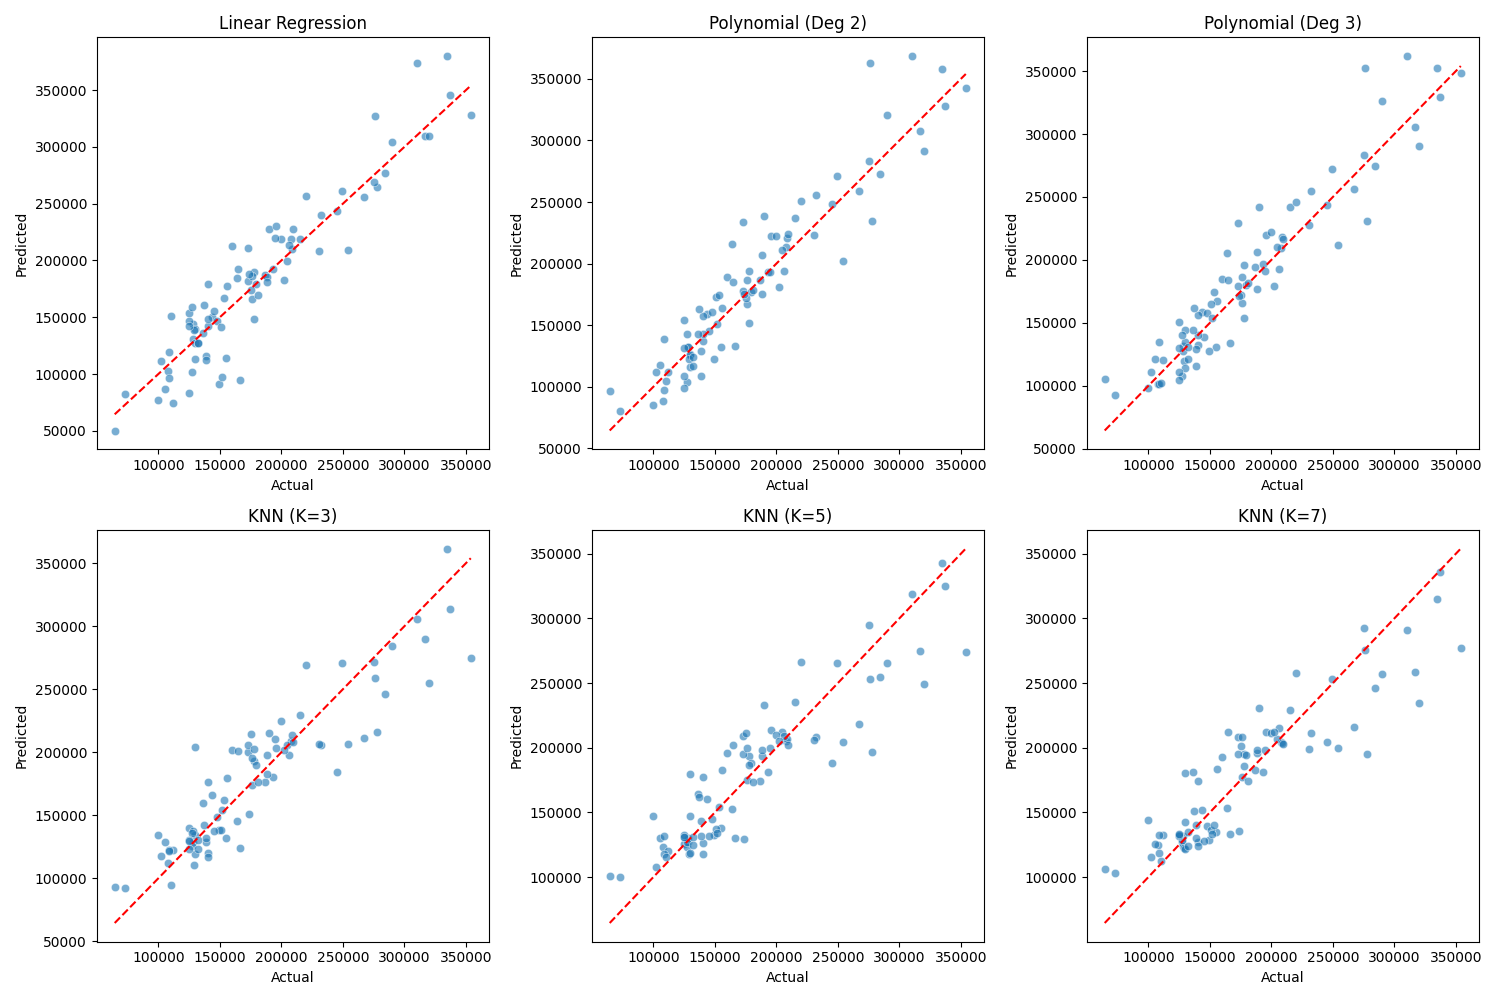

Generate this figure with Python:
import pandas as pd
import numpy as np
import matplotlib.pyplot as plt
import seaborn as sns
from sklearn.linear_model import LinearRegression, Ridge
from sklearn.preprocessing import StandardScaler, MinMaxScaler, PolynomialFeatures
from sklearn.impute import SimpleImputer
from sklearn.model_selection import train_test_split
from sklearn.neighbors import KNeighborsRegressor
from sklearn.metrics import mean_squared_error, r2_score

# Load data clean
df = pd.read_csv('/content/supervised-learning-DillaRegita/train_clean.csv', delimiter=';')

# Preprocessing
X = pd.get_dummies(df.drop(columns=['SalePrice']), drop_first=True)
y = df['SalePrice']

# Imputasi
imputer = SimpleImputer(strategy='mean')
X = imputer.fit_transform(X)

# Train-test split
X_train, X_test, y_train, y_test = train_test_split(X, y, test_size=0.2, random_state=42)

# Scaling
scaler = MinMaxScaler()
X_train_scaled = scaler.fit_transform(X_train)
X_test_scaled = scaler.transform(X_test)

# Fungsi untuk simpan MSE dan R2
results = []
model_preds = []
model_names = []

def evaluate_model(name, y_true, y_pred):
    mse = mean_squared_error(y_true, y_pred)
    r2 = r2_score(y_true, y_pred)
    results.append({'Model': name, 'MSE': mse, 'R2': r2})
    model_preds.append((y_true, y_pred))
    model_names.append(name)

# ========== LINEAR REGRESSION ==========
linreg = LinearRegression()
linreg.fit(X_train_scaled, y_train)
y_pred_linreg = linreg.predict(X_test_scaled)
evaluate_model("Linear Regression", y_test, y_pred_linreg)

# ========== POLYNOMIAL DEGREE 2 ==========
poly2 = PolynomialFeatures(degree=2)
X_train_poly2 = poly2.fit_transform(X_train_scaled)
X_test_poly2 = poly2.transform(X_test_scaled)
model_poly2 = Ridge()
model_poly2.fit(X_train_poly2, y_train)
y_pred_poly2 = model_poly2.predict(X_test_poly2)
evaluate_model("Polynomial (Deg 2)", y_test, y_pred_poly2)

# ========== POLYNOMIAL DEGREE 3 ==========
poly3 = PolynomialFeatures(degree=3)
X_train_poly3 = poly3.fit_transform(X_train_scaled)
X_test_poly3 = poly3.transform(X_test_scaled)
model_poly3 = Ridge()
model_poly3.fit(X_train_poly3, y_train)
y_pred_poly3 = model_poly3.predict(X_test_poly3)
evaluate_model("Polynomial (Deg 3)", y_test, y_pred_poly3)

# ========== KNN K = 3 ==========
knn3 = KNeighborsRegressor(n_neighbors=3)
knn3.fit(X_train_scaled, y_train)
y_pred_knn3 = knn3.predict(X_test_scaled)
evaluate_model("KNN (K=3)", y_test, y_pred_knn3)

# ========== KNN K = 5 ==========
knn5 = KNeighborsRegressor(n_neighbors=5)
knn5.fit(X_train_scaled, y_train)
y_pred_knn5 = knn5.predict(X_test_scaled)
evaluate_model("KNN (K=5)", y_test, y_pred_knn5)

# ========== KNN K = 7 ==========
knn7 = KNeighborsRegressor(n_neighbors=7)
knn7.fit(X_train_scaled, y_train)
y_pred_knn7 = knn7.predict(X_test_scaled)
evaluate_model("KNN (K=7)", y_test, y_pred_knn7)

# ======================
# TABEL PERBANDINGAN
# ======================
result_df = pd.DataFrame(results)
print("\n\U0001F4CA Tabel Perbandingan Model:")
print(result_df.sort_values(by='R2', ascending=False).to_string(index=False))

# ======================
# VISUALISASI SEMUA MODEL
# ======================
def compare_all_models_visual(y_tests_preds, titles, filename):
    n_models = len(y_tests_preds)
    rows, cols = 2, 3
    plt.figure(figsize=(5 * cols, 5 * rows))

    for i, (y_true, y_pred) in enumerate(y_tests_preds):
        plt.subplot(rows, cols, i + 1)
        sns.scatterplot(x=y_true, y=y_pred, alpha=0.6)
        plt.plot([y_true.min(), y_true.max()], [y_true.min(), y_true.max()], 'r--')
        plt.xlabel('Actual')
        plt.ylabel('Predicted')
        plt.title(titles[i])

    plt.tight_layout()
    plt.savefig(filename)
    plt.show()

compare_all_models_visual(model_preds, model_names, '/content/supervised-learning-DillaRegita/linear_regression_comparison.png')
